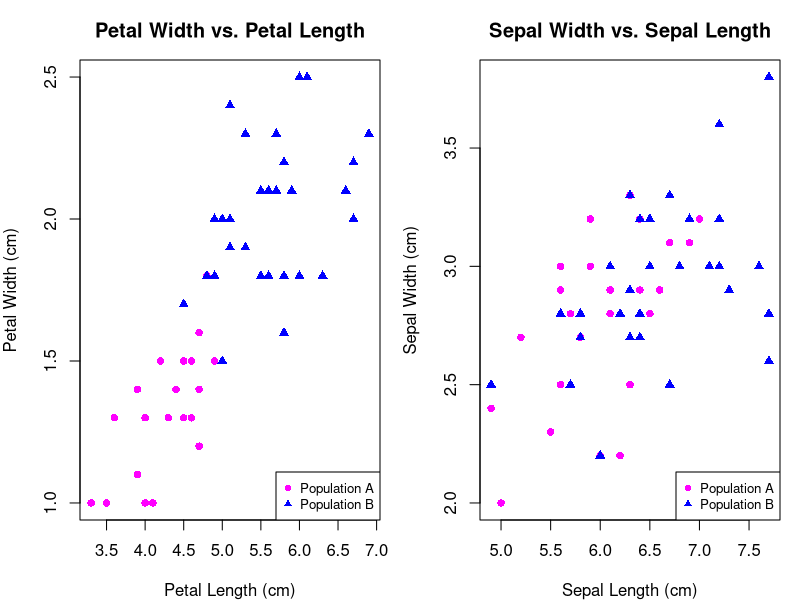
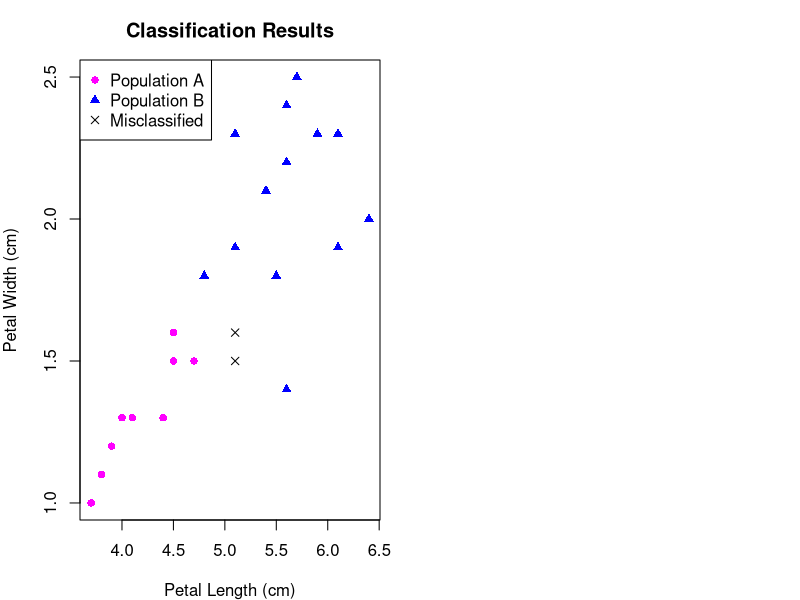

R code for these plots, in order:
# Import the data set
iris_training <- read.table("iris-training-data.txt", header = TRUE, sep = " ")

# Set up the plotting layout to display two plots side by side
par(mfrow = c(1, 2))

# Adjust the margins of the plots
par(mar = c(4, 4, 3, 1))

# Plot Petal Width vs. Petal Length
plot(iris_training$Petal.Width ~ iris_training$Petal.Length,
     xlab = "Petal Length (cm)",
     ylab = "Petal Width (cm)",
     pch = c(16, 17)[as.numeric(as.factor(iris_training$population))],
     col = c("magenta", "blue")[as.numeric(as.factor(iris_training$population))],
     main = "Petal Width vs. Petal Length")

# Add a legend to the first plot
legend("bottomright",
       legend = c("Population A", "Population B"),
       pch = c(16, 17),
       col = c("magenta", "blue"), 
       cex = 0.8)

# Plot Sepal Width vs. Sepal Length
plot(iris_training$Sepal.Width ~ iris_training$Sepal.Length,
     xlab = "Sepal Length (cm)",
     ylab = "Sepal Width (cm)",
     pch = c(16, 17)[as.numeric(as.factor(iris_training$population))],
     col = c("magenta", "blue")[as.numeric(as.factor(iris_training$population))],
     main = "Sepal Width vs. Sepal Length")
# Add a legend to the second plot
legend("bottomright", 
       legend = c("Population A", "Population B"), 
       pch = c(16, 17), 
       col = c("magenta", "blue"),
       cex = 0.8)


# Define the training_est function
training_est <- function(training_data) {
  p <- ncol(training_data) - 1  # Number of dimensions of the observations
  n <- nrow(training_data)  # Number of observations
  
  # Subset the observations into the two populations:
  data_A <- training_data[training_data$population == "A", 1:p]
  data_B <- training_data[training_data$population == "B", 1:p]
  
  # Estimate the required quantities:
  n_A <- nrow(data_A)
  n_B <- nrow(data_B)
  
  pi_A <- n_A / n  # Proportion of population A
  pi_B <- n_B / n  # Proportion of population B
  
  mean_A <- colMeans(data_A)  # Mean vector for population A
  mean_B <- colMeans(data_B)  # Mean vector for population B
  
  # Pooled covariance estimate
  cov_est <- ((n_A - 1) * cov(data_A) + (n_B - 1) * cov(data_B)) / (n - 2)
  
  # Return the estimated quantities in a list:
  training_ests <- list(mean_A = mean_A, 
                        mean_B = mean_B,
                        pi_A = pi_A, 
                        pi_B = pi_B, 
                        cov_est = cov_est)
  
  return(training_ests)
}    

# Define function to compute the linear discriminant vector
compute_discriminant_vector <- function(cov_est, mean_A, mean_B) {
  l_hat <- solve(cov_est) %*% (mean_A - mean_B)
  return(as.vector(l_hat))
}

# Define calc_decision_point function
calculate_decision_boundary <- function(l_hat, mean_A, mean_B, pi_A, pi_B) {
  decision_point <- 0.5 * sum(l_hat * (mean_A + mean_B)) - log(pi_A / pi_B)
  return(decision_point)
}

# Define classify_observation function
classify_observation <- function(obs, l_hat, decision_point) {
  if(sum(l_hat * obs) > decision_point) {
    population_estimate <- "A"
  } else {
    population_estimate <- "B"
  }
  return(population_estimate)
}

# Define classify_data function
classify_data <- function(training_data, test_data) {
  # Estimate parameters from the training data
  train_ests <- training_est(training_data)
  
  # Calculate the linear discriminant vector
  l_hat <- compute_discriminant_vector(cov_est = train_ests$cov_est, 
                      mean_A = train_ests$mean_A, 
                      mean_B = train_ests$mean_B)
  
  # Calculate the decision point
  decision_point <- calculate_decision_boundary(l_hat = l_hat, 
                                        mean_A = train_ests$mean_A,
                                        mean_B = train_ests$mean_B,
                                        pi_A = train_ests$pi_A, 
                                        pi_B = train_ests$pi_B)
  
  # Classify each observation in the test data
  population_estimates <- apply(X = test_data, MARGIN = 1, FUN = classify_observation,
                           l_hat = l_hat, decision_point = decision_point)
  
  return(population_estimates)
}

# Import the test data
test_data <- read.table("iris-test-data.txt", header = TRUE, sep = " ")  # Import the test data set

# Classify the test data using the training data
iris_results <- classify_data(training_data = iris_training, test_data = test_data)

# Add the classification results to the test data
test_data$population_est <- iris_results

# Create the vector of known populations for test_data:
test_data$population <- c(rep("A", 10), rep("B", 15))

# Calculate the proportion of correctly classified points
accuracy  <- mean(test_data$population == test_data$population_est)
print(paste0(round(accuracy  * 100), "% of the observations were correctly classified."))

# Introduce a new variable 'class', that indicates whether the observation was correctly classified
test_data$class <- factor(as.numeric(test_data$population == test_data$population_est))

# Plot the data, using the class variable to set point types
plot(Petal.Width ~ Petal.Length,
     xlab = "Petal Length (cm)",
     ylab = "Petal Width (cm)", 
     main = "Classification Results",
     pch = ifelse(test_data$class == 1, c(16, 17)[as.numeric(as.factor(test_data$population))], 4),  # Circle for A, Triangle for B, Crosses for misclassified
     col = ifelse(test_data$class == 1, c("magenta", "blue")[as.numeric(as.factor(test_data$population))], "black"),
     data = test_data)

# Add a legend to the plot
legend("topleft",
       legend = c("Population A", "Population B", "Misclassified"),
       pch = c(16, 17, 4),  # Circle for A, Triangle for B, Crosses for misclassified
       col = c("magenta", "blue", "black"), 
       cex = 1)